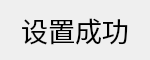
<?xml version="1.0" encoding="UTF-8"?>
<ui version="4.0">
 <class>Dialog</class>
 <widget class="QDialog" name="Dialog">
  <property name="geometry">
   <rect>
    <x>0</x>
    <y>0</y>
    <width>150</width>
    <height>60</height>
   </rect>
  </property>
  <property name="windowTitle">
   <string>Dialog</string>
  </property>
  <widget class="QLabel" name="label">
   <property name="geometry">
    <rect>
     <x>0</x>
     <y>0</y>
     <width>150</width>
     <height>60</height>
    </rect>
   </property>
   <property name="font">
    <font>
     <family>微软雅黑</family>
     <pointsize>20</pointsize>
    </font>
   </property>
   <property name="text">
    <string>设置成功</string>
   </property>
   <property name="alignment">
    <set>Qt::AlignCenter</set>
   </property>
  </widget>
 </widget>
 <resources/>
 <connections/>
</ui>
